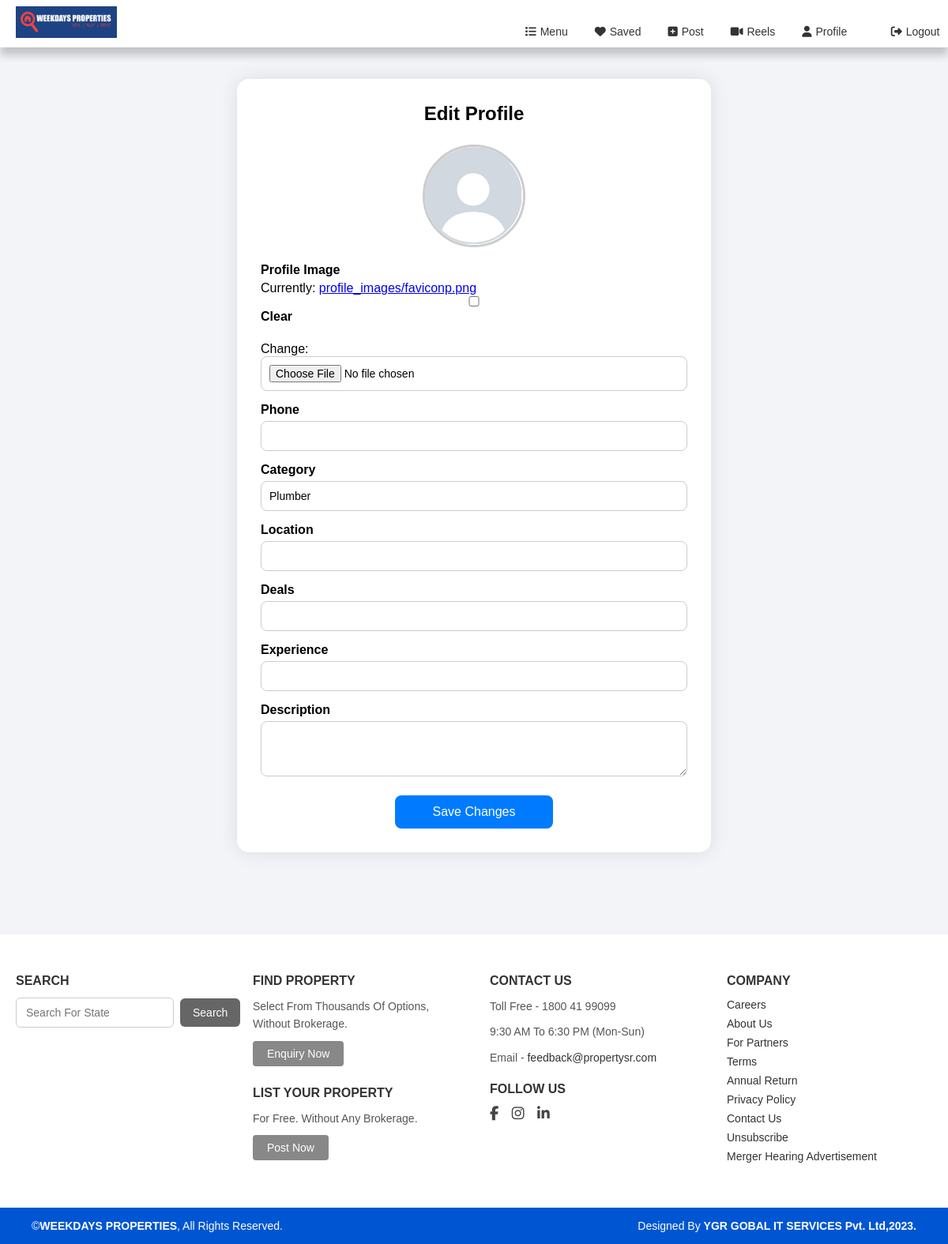
The page /profile/edit/ (signed in) on the database as committed earlier.
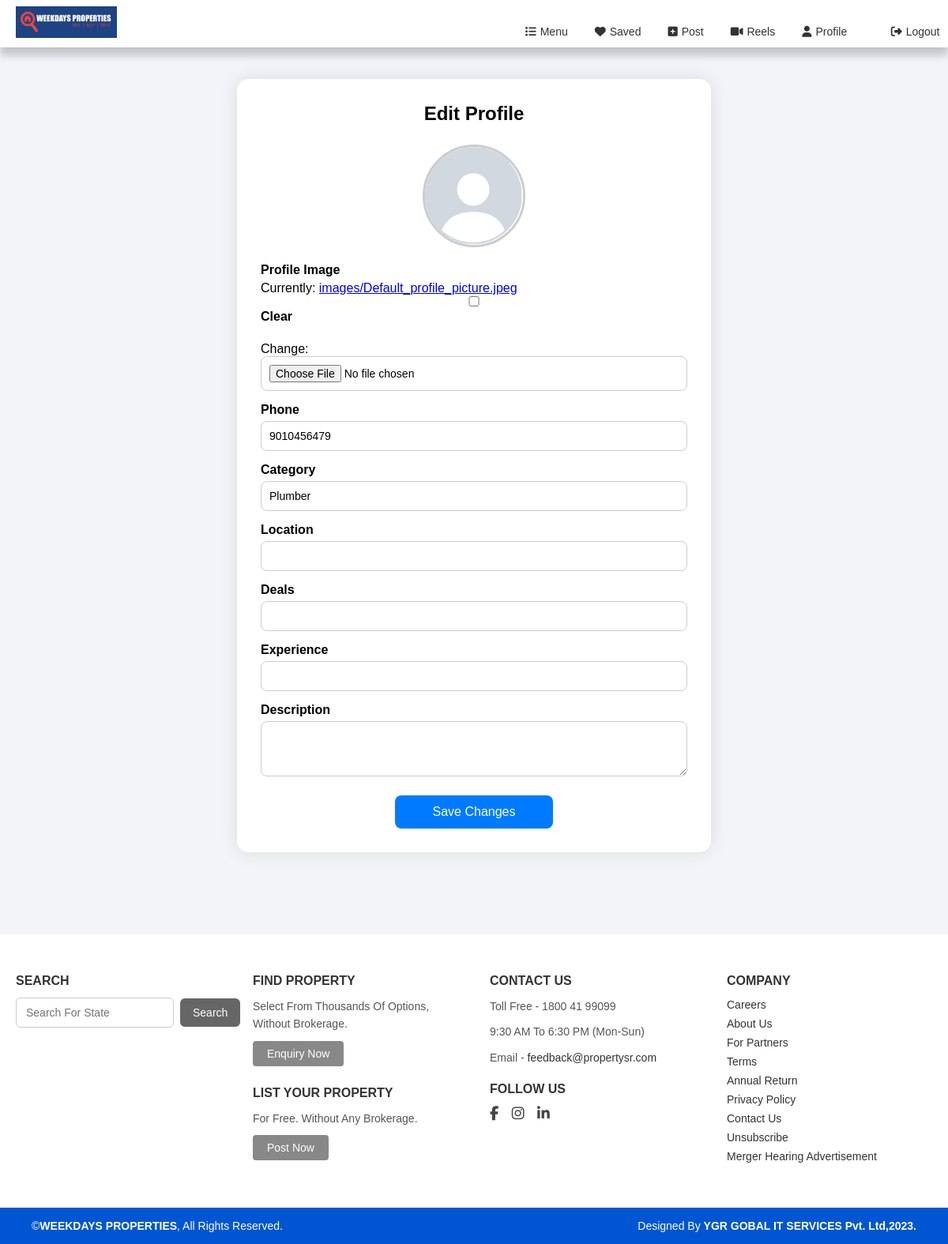
The same page on the database as committed later.
### prop/models.py (models this page shows, shortened)
class User(AbstractUser):
    phone = models.CharField(max_length=15, unique=True, null=True, blank=True)
    email = models.EmailField(unique=True)
    category = models.CharField(max_length=100, null=True, blank=True)
    role = models.CharField(max_length=20, choices=Role.choices, default=Role.PROFESSIONAL)
    plan_type = models.CharField(max_length=30, choices=PlanType.choices, null=True, blank=True)
    description = models.TextField(null=True, blank=True)
    location = models.CharField(max_length=255, null=True, blank=True)
    experience = models.IntegerField(null=True, blank=True)
    user_referral_code = models.CharField(max_length=50, null=True, blank=True, unique=True, help_text="This user's own unique referral code.")
    referred_by_code = models.CharField(max_length=50, null=True, blank=True, help_text="The referral code used by the user during registration.")
    deals = models.CharField(max_length=255, null=True, blank=True)
    radius = models.IntegerField(null=True, blank=True, default=5)
    profile_image_path = models.ImageField(upload_to='profile_images/', default='images/Default_profile_picture.jpeg', null=True, blank=True)
    company_logo_path = models.ImageField(upload_to='company_logos/', null=True, blank=True)
    company_wallpaper_path = models.ImageField(upload_to='company_wallpapers/', null=True, blank=True)
    company_name = models.CharField(max_length=255, null=True, blank=True)
    address = models.CharField(max_length=255, null=True, blank=True)
    logo_url = models.CharField(max_length=255, null=True, blank=True)
    click = models.BigIntegerField(default=0)
    leads = models.BigIntegerField(default=0)
    total_projects = models.IntegerField(null=True, blank=True)
    ongoing_projects = models.IntegerField(null=True, blank=True)
    completed_projects = models.IntegerField(null=True, blank=True)
    contact_number = models.CharField(max_length=15, null=True, blank=True)
    selected_duration = models.IntegerField(default=1)
    created_at = models.DateTimeField(default=timezone.now)
    updated_at = models.DateTimeField(auto_now=True)
    company_subscription_start_date = models.DateField(null=True, blank=True)
    company_subscription_end_date = models.DateField(null=True, blank=True)
    marketer_subscription_start_date = models.DateField(null=True, blank=True)
    marketer_subscription_end_date = models.DateField(null=True, blank=True)
    professionals_subscription_start_date = models.DateField(null=True, blank=True)
    professionals_subscription_end_date = models.DateField(null=True, blank=True)
    company_subscription_type = models.CharField(
        max_length=50,
        choices=CompanySubscriptionType.choices,
        null=True,
        blank=True
    )
    marketing_subscription_type = models.CharField(
        max_length=50,
        choices=MarketingSubscriptionType.choices,
        null=True,
        blank=True
    )
    professionals_subscription_type = models.CharField(
        max_length=50,
        choices=MarketingSubscriptionType.choices,
        null=True,
        blank=True
    )

### prop/views.py (the view)
# urls.py: path('profile/edit/', views.edit_profile, name='edit_profile'),
def edit_profile(request):
    user = request.user  # currently logged-in user
    if request.method == "POST":
        form = UserProfileForm(request.POST, request.FILES, instance=user)
        if form.is_valid():
            form.save()  # <-- updates the database
            return redirect('prop:profile')  # redirect back to profile page
    form = UserProfileForm(instance=user)
    return render(request, 'edit_profile.html', {'form': form})

### prop/forms.py
class UserProfileForm(forms.ModelForm):
    class Meta:
        model = User
        fields = [
            'phone',
            'category',
            'location',
            'deals',
            'experience',
            'description',
            'profile_image_path'
        ]
        widgets = {
            'description': forms.Textarea(attrs={'rows': 3}),
        }

### templates/edit_profile.html (shortened to what this page needs)
{% load static %}
<!DOCTYPE html>
<html lang="en">
<head>
</head>
<body>
{% include 'NavBar.html' %}
<div class="profile-container">
    <h2 style="text-align:center; margin-bottom:25px;">Edit Profile</h2>
    <form method="POST" enctype="multipart/form-data">
        <div class="profile-header">
            {% if data.profile_image_path %}
                <img src="{{ data.profile_image_path.url }}" class="profile-img" id="profilePreview" alt="Profile Image">
            {% else %}
                <img src="{% static 'images/Default_profile_picture.jpeg' %}" class="profile-img" id="profilePreview" alt="Default Image">
            {% endif %}
        </div>
        <div class="form-group">
            <label for="id_profile_image_path">Profile Image</label>
            {{ form.profile_image_path }}
        </div>
        <div class="form-group">
            <label for="id_phone">Phone</label>
            {{ form.phone }}
        </div>
        <div class="form-group">
            <label for="id_category">Category</label>
            {{ form.category }}
        </div>
        <div class="form-group">
            <label for="id_location">Location</label>
            {{ form.location }}
        </div>
        <div class="form-group">
            <label for="id_deals">Deals</label>
            {{ form.deals }}
        </div>
        <div class="form-group">
            <label for="id_experience">Experience</label>
            {{ form.experience }}
        </div>
        <div class="form-group">
            <label for="id_description">Description</label>
            {{ form.description }}
        </div>
        <button type="submit" class="btn">Save Changes</button>
    </form>
</div>
{% include 'footer.html' %}
</body>
</html>

Rows that differ between the two databases and show on the page:
changed User "Plumber": phone (not shown) → "9010456479"
Other text that changed with them:
text no longer shown: "Currently: profile_images/faviconp.png Clear Change:"
text now shown: "Currently: images/Default_profile_picture.jpeg Clear Change:"
